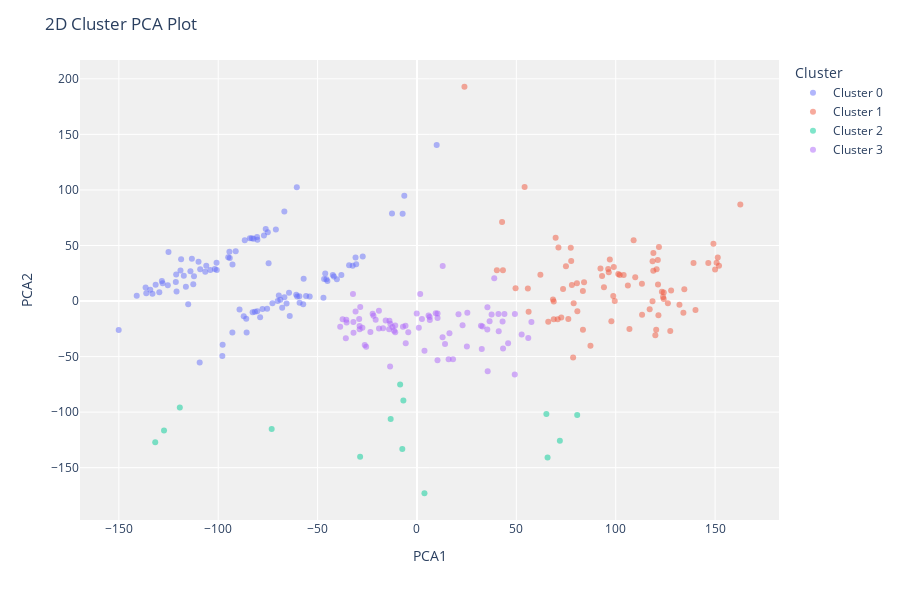

The cell this chart's notebook holds for it:
### Code cell
kmeans = create_model('kmeans')
plot_model(kmeans, plot = 'cluster')
